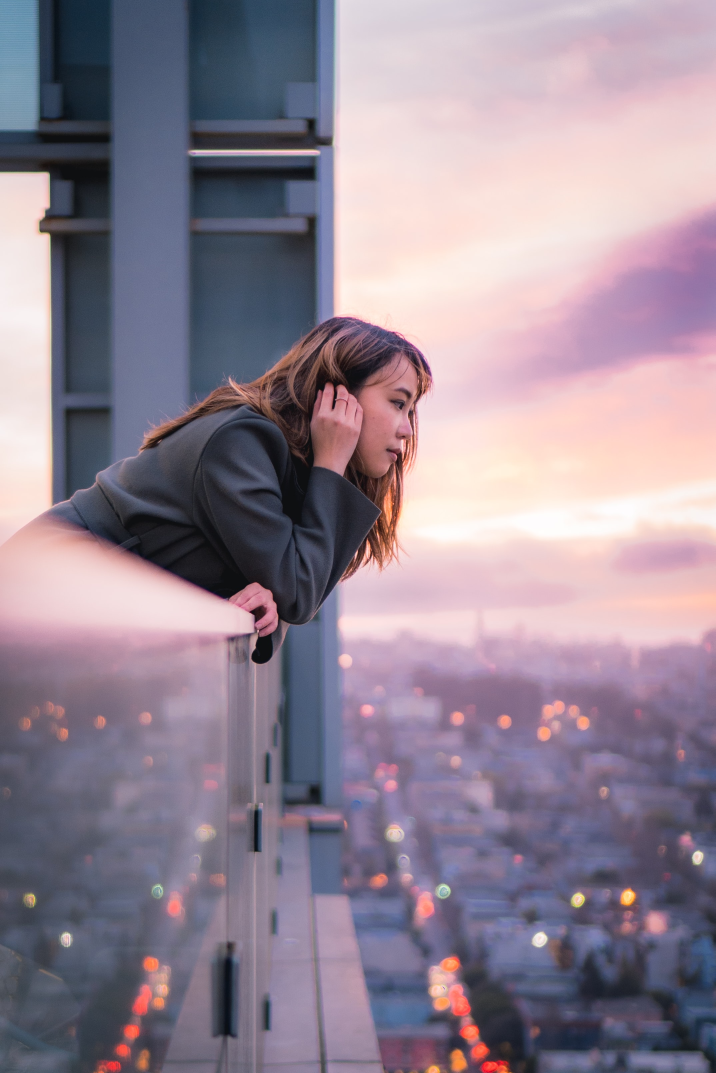
#> input picture testImgDir/city1.jpg, 2146 x 3219 px (shown at 1/3 size)
$ python imgTestj.py
#> lines starting #> are read from the running program, lines starting #| are printed output that depends on the picture
import cv2
import numpy as np

# img_path = r'C:\Users\starriet\1JUN\2020vision\2020testj\testImgDir\sea1.jpg'
# img_cv = cv2.imread(img_path)
img_cv = cv2.imread('./testImgDir/city1.jpg')
#> img_cv is the input picture: shape (3219, 2146, 3); mean B, G, R 148.4, 134.2, 147.9

img_cv = cv2.resize(img_cv, (300,300) )
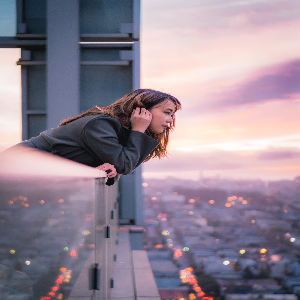
#> img_cv: shape (300, 300, 3); mean B, G, R 148.3, 134.1, 147.7

# img_arr = np.array(img)
# print(img_arr.shape)
cv2.imshow('windowName_j', img_cv)
cv2.waitKey(0)
cv2.destroyAllWindows()

$ run again, with testImgDir/sea1.jpg copied over testImgDir/city1.jpg
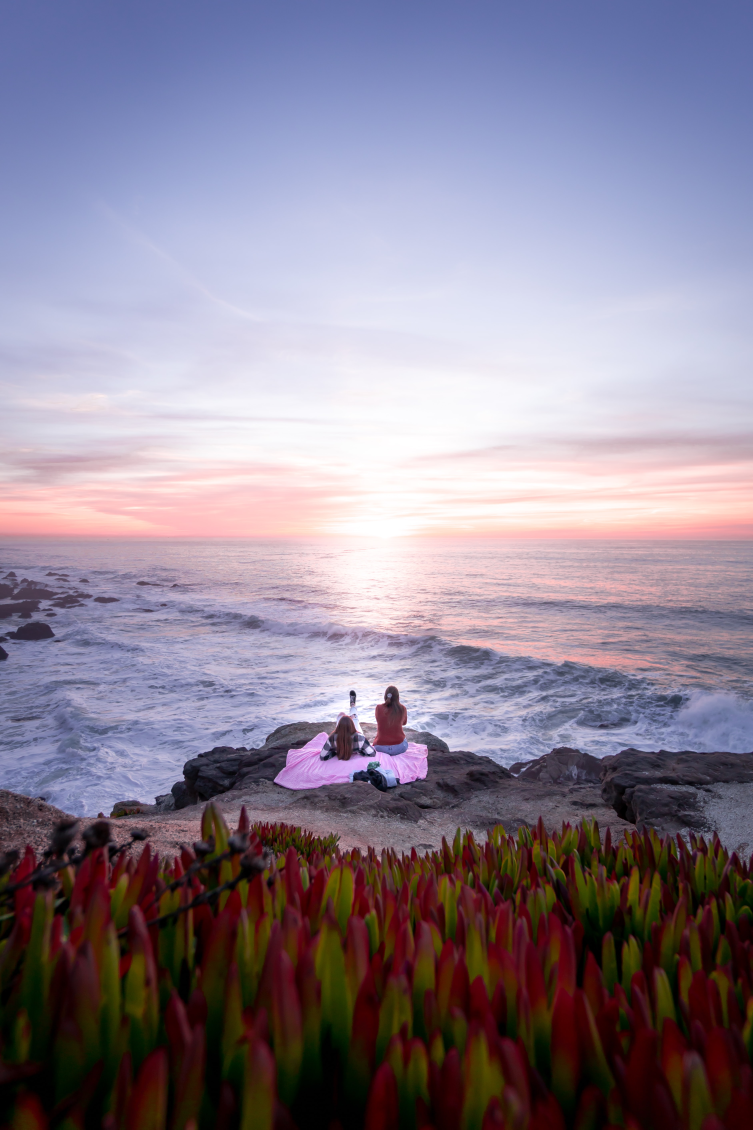
#> input picture testImgDir/sea1.jpg, 3764 x 5646 px (shown at 1/5 size)
#> img_cv is the input picture: shape (5646, 3764, 3); mean B, G, R 145.8, 129.6, 139.2
#> `img_cv = cv2.resize(img_cv, (300,300) )`:
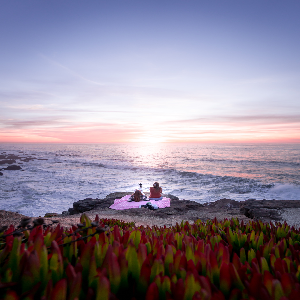
#> img_cv: shape (300, 300, 3); mean B, G, R 145.7, 129.5, 139.1
